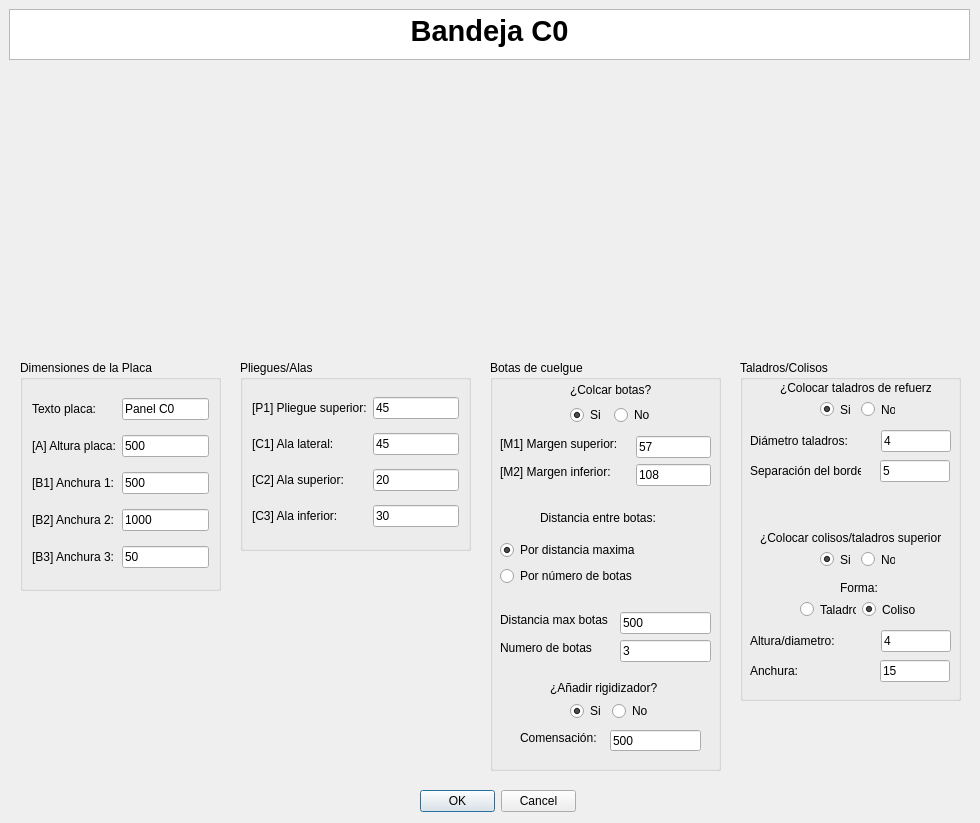
<?xml version="1.0" encoding="UTF-8"?>
<ui version="4.0">
 <class>MyPositionDialog</class>
 <widget class="QDialog" name="MyPositionDialog">
  <property name="geometry">
   <rect>
    <x>0</x>
    <y>0</y>
    <width>980</width>
    <height>823</height>
   </rect>
  </property>
  <property name="windowTitle">
   <string>Enter Position</string>
  </property>
  <property name="whatsThis">
   <string>&lt;html&gt;&lt;head/&gt;&lt;body&gt;&lt;p&gt;Esta ventana de KSDpanel te permite introducir todas las medidas correspondientes del panel seleccionado.&lt;/p&gt;&lt;p&gt;Recuerda que todas las medidas deben de ir en milimetros (mm).&lt;/p&gt;&lt;/body&gt;&lt;/html&gt;</string>
  </property>
  <widget class="QDialogButtonBox" name="buttonBox">
   <property name="geometry">
    <rect>
     <x>420</x>
     <y>790</y>
     <width>156</width>
     <height>23</height>
    </rect>
   </property>
   <property name="orientation">
    <enum>Qt::Horizontal</enum>
   </property>
   <property name="standardButtons">
    <set>QDialogButtonBox::Cancel|QDialogButtonBox::Ok</set>
   </property>
  </widget>
  <widget class="QTextBrowser" name="textBrowser">
   <property name="geometry">
    <rect>
     <x>9</x>
     <y>9</y>
     <width>961</width>
     <height>51</height>
    </rect>
   </property>
   <property name="html">
    <string>&lt;!DOCTYPE HTML PUBLIC &quot;-//W3C//DTD HTML 4.0//EN&quot; &quot;http://www.w3.org/TR/REC-html40/strict.dtd&quot;&gt;
&lt;html&gt;&lt;head&gt;&lt;meta name=&quot;qrichtext&quot; content=&quot;1&quot; /&gt;&lt;style type=&quot;text/css&quot;&gt;
p, li { white-space: pre-wrap; }
&lt;/style&gt;&lt;/head&gt;&lt;body style=&quot; font-family:'MS Shell Dlg 2'; font-size:8.25pt; font-weight:400; font-style:normal;&quot;&gt;
&lt;p align=&quot;center&quot; style=&quot; margin-top:0px; margin-bottom:0px; margin-left:0px; margin-right:0px; -qt-block-indent:0; text-indent:0px;&quot;&gt;&lt;span style=&quot; font-size:22pt; font-weight:600;&quot;&gt;Bandeja C0&lt;/span&gt;&lt;/p&gt;&lt;/body&gt;&lt;/html&gt;</string>
   </property>
  </widget>
  <widget class="QGroupBox" name="groupBox">
   <property name="geometry">
    <rect>
     <x>490</x>
     <y>360</y>
     <width>231</width>
     <height>411</height>
    </rect>
   </property>
   <property name="styleSheet">
    <string notr="true">font: 10pt &quot;MS Shell Dlg 2&quot;;</string>
   </property>
   <property name="title">
    <string>Botas de cuelgue</string>
   </property>
   <widget class="QLineEdit" name="numeroBotasUI">
    <property name="geometry">
     <rect>
      <x>130</x>
      <y>280</y>
      <width>91</width>
      <height>22</height>
     </rect>
    </property>
    <property name="text">
     <string>3</string>
    </property>
   </widget>
   <widget class="QLineEdit" name="distanciaEntreBotasUI">
    <property name="geometry">
     <rect>
      <x>130</x>
      <y>252</y>
      <width>91</width>
      <height>22</height>
     </rect>
    </property>
    <property name="text">
     <string>500</string>
    </property>
   </widget>
   <widget class="QLabel" name="label_7">
    <property name="geometry">
     <rect>
      <x>10</x>
      <y>280</y>
      <width>98</width>
      <height>16</height>
     </rect>
    </property>
    <property name="text">
     <string>Numero de botas</string>
    </property>
   </widget>
   <widget class="QLabel" name="label_6">
    <property name="geometry">
     <rect>
      <x>10</x>
      <y>252</y>
      <width>114</width>
      <height>16</height>
     </rect>
    </property>
    <property name="text">
     <string>Distancia max botas</string>
    </property>
   </widget>
   <widget class="QLabel" name="label_3">
    <property name="geometry">
     <rect>
      <x>10</x>
      <y>76</y>
      <width>130</width>
      <height>16</height>
     </rect>
    </property>
    <property name="text">
     <string>[M1] Margen superior:</string>
    </property>
   </widget>
   <widget class="QLabel" name="label_5">
    <property name="geometry">
     <rect>
      <x>10</x>
      <y>104</y>
      <width>124</width>
      <height>16</height>
     </rect>
    </property>
    <property name="text">
     <string>[M2] Margen inferior:</string>
    </property>
   </widget>
   <widget class="QLineEdit" name="margenAUI">
    <property name="geometry">
     <rect>
      <x>146</x>
      <y>76</y>
      <width>75</width>
      <height>22</height>
     </rect>
    </property>
    <property name="text">
     <string>57</string>
    </property>
   </widget>
   <widget class="QLineEdit" name="margenBUI">
    <property name="geometry">
     <rect>
      <x>146</x>
      <y>104</y>
      <width>75</width>
      <height>22</height>
     </rect>
    </property>
    <property name="text">
     <string>108</string>
    </property>
   </widget>
   <widget class="QLabel" name="label_10">
    <property name="geometry">
     <rect>
      <x>50</x>
      <y>150</y>
      <width>125</width>
      <height>16</height>
     </rect>
    </property>
    <property name="text">
     <string>Distancia entre botas:</string>
    </property>
   </widget>
   <widget class="QWidget" name="layoutWidget">
    <property name="geometry">
     <rect>
      <x>80</x>
      <y>21</y>
      <width>85</width>
      <height>44</height>
     </rect>
    </property>
    <layout class="QGridLayout" name="gridLayout">
     <item row="0" column="0" colspan="2">
      <widget class="QLabel" name="label_2">
       <property name="mouseTracking">
        <bool>false</bool>
       </property>
       <property name="text">
        <string>¿Colcar botas?</string>
       </property>
       <property name="buddy">
        <cstring>label_2</cstring>
       </property>
      </widget>
     </item>
     <item row="1" column="0">
      <widget class="QRadioButton" name="crearBotasUI">
       <property name="text">
        <string>Si</string>
       </property>
       <property name="checked">
        <bool>true</bool>
       </property>
      </widget>
     </item>
     <item row="1" column="1">
      <widget class="QRadioButton" name="noCrearBotasUI">
       <property name="text">
        <string>No</string>
       </property>
      </widget>
     </item>
    </layout>
   </widget>
   <widget class="QWidget" name="layoutWidget">
    <property name="geometry">
     <rect>
      <x>10</x>
      <y>180</y>
      <width>147</width>
      <height>48</height>
     </rect>
    </property>
    <layout class="QVBoxLayout" name="verticalLayout">
     <item>
      <widget class="QRadioButton" name="parametroBotasUI_3">
       <property name="text">
        <string>Por distancia maxima</string>
       </property>
       <property name="checked">
        <bool>true</bool>
       </property>
      </widget>
     </item>
     <item>
      <widget class="QRadioButton" name="parametroBotasUI">
       <property name="text">
        <string>Por número de botas</string>
       </property>
      </widget>
     </item>
    </layout>
   </widget>
   <widget class="QLabel" name="label_23">
    <property name="geometry">
     <rect>
      <x>60</x>
      <y>320</y>
      <width>121</width>
      <height>16</height>
     </rect>
    </property>
    <property name="text">
     <string>¿Añadir rigidizador?</string>
    </property>
   </widget>
   <widget class="QWidget" name="layoutWidget_2">
    <property name="geometry">
     <rect>
      <x>80</x>
      <y>340</y>
      <width>80</width>
      <height>22</height>
     </rect>
    </property>
    <layout class="QHBoxLayout" name="horizontalLayout_4">
     <item>
      <widget class="QRadioButton" name="crearRigidizadorUI">
       <property name="text">
        <string>Si</string>
       </property>
       <property name="checked">
        <bool>true</bool>
       </property>
      </widget>
     </item>
     <item>
      <widget class="QRadioButton" name="noCrearRigidizadorUI">
       <property name="text">
        <string>No</string>
       </property>
      </widget>
     </item>
    </layout>
   </widget>
   <widget class="QLineEdit" name="compensacionGrosorCompositeUI">
    <property name="geometry">
     <rect>
      <x>120</x>
      <y>370</y>
      <width>91</width>
      <height>21</height>
     </rect>
    </property>
    <property name="text">
     <string>500</string>
    </property>
   </widget>
   <widget class="QLabel" name="label_24">
    <property name="geometry">
     <rect>
      <x>30</x>
      <y>370</y>
      <width>91</width>
      <height>16</height>
     </rect>
    </property>
    <property name="text">
     <string>Comensación:</string>
    </property>
   </widget>
  </widget>
  <widget class="QGroupBox" name="groupBox_2">
   <property name="geometry">
    <rect>
     <x>240</x>
     <y>360</y>
     <width>231</width>
     <height>191</height>
    </rect>
   </property>
   <property name="styleSheet">
    <string notr="true">font: 10pt &quot;MS Shell Dlg 2&quot;;</string>
   </property>
   <property name="title">
    <string>Pliegues/Alas</string>
   </property>
   <layout class="QGridLayout" name="gridLayout_2">
    <item row="4" column="1">
     <widget class="QLineEdit" name="alaInferiorUI">
      <property name="text">
       <string>30</string>
      </property>
     </widget>
    </item>
    <item row="4" column="0">
     <widget class="QLabel" name="label_12">
      <property name="text">
       <string>[C3] Ala inferior:</string>
      </property>
     </widget>
    </item>
    <item row="2" column="0">
     <widget class="QLabel" name="label_9">
      <property name="text">
       <string>[C1] Ala lateral:</string>
      </property>
     </widget>
    </item>
    <item row="0" column="1">
     <widget class="QLineEdit" name="pliegueSuperiorUI">
      <property name="text">
       <string>45</string>
      </property>
     </widget>
    </item>
    <item row="0" column="0">
     <widget class="QLabel" name="label_13">
      <property name="text">
       <string>[P1] Pliegue superior:</string>
      </property>
     </widget>
    </item>
    <item row="2" column="1">
     <widget class="QLineEdit" name="alaIzquierdaUI">
      <property name="text">
       <string>45</string>
      </property>
     </widget>
    </item>
    <item row="3" column="0">
     <widget class="QLabel" name="label_11">
      <property name="text">
       <string>[C2] Ala superior:</string>
      </property>
     </widget>
    </item>
    <item row="3" column="1">
     <widget class="QLineEdit" name="alaSuperiorUI">
      <property name="text">
       <string>20</string>
      </property>
     </widget>
    </item>
   </layout>
  </widget>
  <widget class="QLabel" name="imagenPanelUI">
   <property name="geometry">
    <rect>
     <x>230</x>
     <y>70</y>
     <width>501</width>
     <height>281</height>
    </rect>
   </property>
   <property name="text">
    <string/>
   </property>
   <property name="pixmap">
    <pixmap>../imagenes/REF_CHcotas.jpg</pixmap>
   </property>
   <property name="scaledContents">
    <bool>true</bool>
   </property>
   <property name="wordWrap">
    <bool>false</bool>
   </property>
   <property name="margin">
    <number>0</number>
   </property>
   <property name="openExternalLinks">
    <bool>false</bool>
   </property>
  </widget>
  <widget class="QGroupBox" name="groupBox_3">
   <property name="geometry">
    <rect>
     <x>20</x>
     <y>360</y>
     <width>201</width>
     <height>231</height>
    </rect>
   </property>
   <property name="styleSheet">
    <string notr="true">font: 10pt &quot;MS Shell Dlg 2&quot;;</string>
   </property>
   <property name="title">
    <string>Dimensiones de la Placa</string>
   </property>
   <layout class="QGridLayout" name="gridLayout_3">
    <item row="0" column="1">
     <widget class="QLineEdit" name="textoDescriptivoA0UI">
      <property name="text">
       <string>Panel C0</string>
      </property>
     </widget>
    </item>
    <item row="0" column="0">
     <widget class="QLabel" name="label">
      <property name="text">
       <string>Texto placa:</string>
      </property>
     </widget>
    </item>
    <item row="1" column="0">
     <widget class="QLabel" name="label_8">
      <property name="text">
       <string>[A] Altura placa:</string>
      </property>
     </widget>
    </item>
    <item row="2" column="0">
     <widget class="QLabel" name="label_4">
      <property name="text">
       <string>[B1] Anchura 1:</string>
      </property>
     </widget>
    </item>
    <item row="3" column="1">
     <widget class="QLineEdit" name="anchura2UI">
      <property name="text">
       <string>1000</string>
      </property>
     </widget>
    </item>
    <item row="1" column="1">
     <widget class="QLineEdit" name="alturaPlacaUI">
      <property name="text">
       <string>500</string>
      </property>
     </widget>
    </item>
    <item row="2" column="1">
     <widget class="QLineEdit" name="anchura1UI">
      <property name="text">
       <string>500</string>
      </property>
     </widget>
    </item>
    <item row="3" column="0">
     <widget class="QLabel" name="label_22">
      <property name="text">
       <string>[B2] Anchura 2:</string>
      </property>
     </widget>
    </item>
    <item row="4" column="0">
     <widget class="QLabel" name="label_26">
      <property name="text">
       <string>[B3] Anchura 3:</string>
      </property>
     </widget>
    </item>
    <item row="4" column="1">
     <widget class="QLineEdit" name="anchura3UI">
      <property name="text">
       <string>50</string>
      </property>
     </widget>
    </item>
   </layout>
  </widget>
  <widget class="QGroupBox" name="groupBox_4">
   <property name="geometry">
    <rect>
     <x>740</x>
     <y>360</y>
     <width>221</width>
     <height>341</height>
    </rect>
   </property>
   <property name="title">
    <string>Taladros/Colisos</string>
   </property>
   <widget class="QLabel" name="label_15">
    <property name="geometry">
     <rect>
      <x>40</x>
      <y>20</y>
      <width>151</width>
      <height>16</height>
     </rect>
    </property>
    <property name="text">
     <string>¿Colocar taladros de refuerzo?</string>
    </property>
   </widget>
   <widget class="QLabel" name="label_16">
    <property name="geometry">
     <rect>
      <x>10</x>
      <y>70</y>
      <width>125</width>
      <height>22</height>
     </rect>
    </property>
    <property name="text">
     <string>Diámetro taladros:</string>
    </property>
   </widget>
   <widget class="QLineEdit" name="diametroTaladrosUI">
    <property name="geometry">
     <rect>
      <x>141</x>
      <y>70</y>
      <width>70</width>
      <height>22</height>
     </rect>
    </property>
    <property name="text">
     <string>4</string>
    </property>
   </widget>
   <widget class="QLineEdit" name="distanciaBordeUI">
    <property name="geometry">
     <rect>
      <x>140</x>
      <y>100</y>
      <width>70</width>
      <height>22</height>
     </rect>
    </property>
    <property name="text">
     <string>5</string>
    </property>
   </widget>
   <widget class="QLabel" name="label_17">
    <property name="geometry">
     <rect>
      <x>10</x>
      <y>100</y>
      <width>111</width>
      <height>21</height>
     </rect>
    </property>
    <property name="text">
     <string>Separación del borde:</string>
    </property>
   </widget>
   <widget class="QLabel" name="label_18">
    <property name="geometry">
     <rect>
      <x>20</x>
      <y>170</y>
      <width>181</width>
      <height>16</height>
     </rect>
    </property>
    <property name="text">
     <string>¿Colocar colisos/taladros superiores?</string>
    </property>
   </widget>
   <widget class="QLabel" name="label_19">
    <property name="geometry">
     <rect>
      <x>100</x>
      <y>220</y>
      <width>41</width>
      <height>16</height>
     </rect>
    </property>
    <property name="text">
     <string>Forma:</string>
    </property>
   </widget>
   <widget class="QLineEdit" name="anchuraColisoUI">
    <property name="geometry">
     <rect>
      <x>140</x>
      <y>300</y>
      <width>70</width>
      <height>22</height>
     </rect>
    </property>
    <property name="text">
     <string>15</string>
    </property>
   </widget>
   <widget class="QLineEdit" name="alturaColisoUI">
    <property name="geometry">
     <rect>
      <x>141</x>
      <y>270</y>
      <width>70</width>
      <height>22</height>
     </rect>
    </property>
    <property name="text">
     <string>4</string>
    </property>
   </widget>
   <widget class="QLabel" name="label_20">
    <property name="geometry">
     <rect>
      <x>10</x>
      <y>300</y>
      <width>111</width>
      <height>21</height>
     </rect>
    </property>
    <property name="text">
     <string>Anchura:</string>
    </property>
   </widget>
   <widget class="QLabel" name="label_21">
    <property name="geometry">
     <rect>
      <x>10</x>
      <y>270</y>
      <width>125</width>
      <height>22</height>
     </rect>
    </property>
    <property name="text">
     <string>Altura/diametro:</string>
    </property>
   </widget>
   <widget class="QWidget" name="layoutWidget">
    <property name="geometry">
     <rect>
      <x>80</x>
      <y>40</y>
      <width>75</width>
      <height>19</height>
     </rect>
    </property>
    <layout class="QHBoxLayout" name="horizontalLayout">
     <item>
      <widget class="QRadioButton" name="crearTaladrosUI">
       <property name="text">
        <string>Si</string>
       </property>
       <property name="checked">
        <bool>true</bool>
       </property>
      </widget>
     </item>
     <item>
      <widget class="QRadioButton" name="noCrearTaladrosUI">
       <property name="text">
        <string>No</string>
       </property>
      </widget>
     </item>
    </layout>
   </widget>
   <widget class="QWidget" name="layoutWidget">
    <property name="geometry">
     <rect>
      <x>80</x>
      <y>190</y>
      <width>75</width>
      <height>19</height>
     </rect>
    </property>
    <layout class="QHBoxLayout" name="horizontalLayout_2">
     <item>
      <widget class="QRadioButton" name="crearColisoUI">
       <property name="text">
        <string>Si</string>
       </property>
       <property name="checked">
        <bool>true</bool>
       </property>
      </widget>
     </item>
     <item>
      <widget class="QRadioButton" name="noCrearColisoUI">
       <property name="text">
        <string>No</string>
       </property>
      </widget>
     </item>
    </layout>
   </widget>
   <widget class="QWidget" name="layoutWidget">
    <property name="geometry">
     <rect>
      <x>60</x>
      <y>240</y>
      <width>118</width>
      <height>19</height>
     </rect>
    </property>
    <layout class="QHBoxLayout" name="horizontalLayout_3">
     <item>
      <widget class="QRadioButton" name="taladroColisoUI">
       <property name="text">
        <string>Taladro</string>
       </property>
      </widget>
     </item>
     <item>
      <widget class="QRadioButton" name="colisoColisoUI">
       <property name="text">
        <string>Coliso</string>
       </property>
       <property name="checked">
        <bool>true</bool>
       </property>
      </widget>
     </item>
    </layout>
   </widget>
  </widget>
  <zorder>groupBox_2</zorder>
  <zorder>groupBox</zorder>
  <zorder>buttonBox</zorder>
  <zorder>textBrowser</zorder>
  <zorder>imagenPanelUI</zorder>
  <zorder>groupBox_3</zorder>
  <zorder>groupBox_4</zorder>
 </widget>
 <resources/>
 <connections>
  <connection>
   <sender>buttonBox</sender>
   <signal>accepted()</signal>
   <receiver>MyPositionDialog</receiver>
   <slot>accept()</slot>
   <hints>
    <hint type="sourcelabel">
     <x>248</x>
     <y>254</y>
    </hint>
    <hint type="destinationlabel">
     <x>157</x>
     <y>274</y>
    </hint>
   </hints>
  </connection>
  <connection>
   <sender>buttonBox</sender>
   <signal>rejected()</signal>
   <receiver>MyPositionDialog</receiver>
   <slot>reject()</slot>
   <hints>
    <hint type="sourcelabel">
     <x>316</x>
     <y>260</y>
    </hint>
    <hint type="destinationlabel">
     <x>286</x>
     <y>274</y>
    </hint>
   </hints>
  </connection>
 </connections>
</ui>
